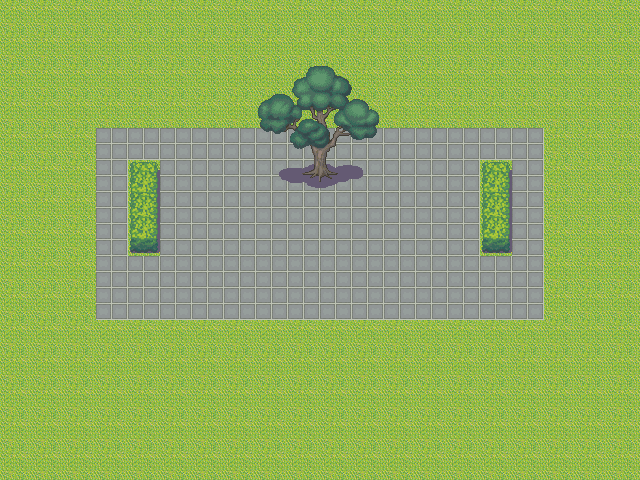

This is a level from a 2D game, rendered from its Tiled map with the project's own tilesets. A one-line summary and the map file follow, with tile-layer data summarised:
An orthogonal 20x15 tile map with 32x32 px tiles, 3 tile layers (Calque de Tile 1, Calque 2, Calque 3).

<map version="1.0" orientation="orthogonal" renderorder="right-down" width="20" height="15" tilewidth="32" tileheight="32" nextobjectid="1">
 <tileset firstgid="1" name="tileset" tilewidth="32" tileheight="32">
  <image source="../Graphics/Tilesets/tileset.png" width="256" height="1600" />
  <tile id="197">
   <properties>
    <property name="passable" value="15" />
   </properties>
  </tile>
  <tile id="198">
   <properties>
    <property name="passable" value="15" />
   </properties>
  </tile>
 </tileset>
 <layer name="Calque de Tile 1" width="20" height="15">
  <data>[300 cells, 300 non-empty, 2 distinct tile ids]</data>
 </layer>
 <layer name="Calque 2" width="20" height="15">
  <data>[300 cells, 10 non-empty, 7 distinct tile ids]</data>
 </layer>
 <objectgroup name="Calque d'objets 1" />
 <layer name="Calque 3" width="20" height="15">
  <data>[300 cells, 12 non-empty, 12 distinct tile ids]</data>
 </layer>
</map>
